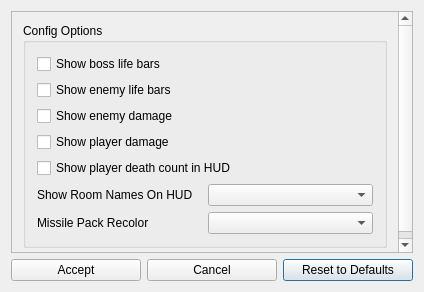
<?xml version="1.0" encoding="UTF-8"?>
<ui version="4.0">
 <class>DreadCosmeticPatchesDialog</class>
 <widget class="QDialog" name="DreadCosmeticPatchesDialog">
  <property name="geometry">
   <rect>
    <x>0</x>
    <y>0</y>
    <width>424</width>
    <height>292</height>
   </rect>
  </property>
  <property name="windowTitle">
   <string>Metroid Dread - Cosmetic Options</string>
  </property>
  <layout class="QGridLayout" name="gridLayout">
   <item row="2" column="2">
    <widget class="QPushButton" name="reset_button">
     <property name="text">
      <string>Reset to Defaults</string>
     </property>
    </widget>
   </item>
   <item row="2" column="0">
    <widget class="QPushButton" name="accept_button">
     <property name="text">
      <string>Accept</string>
     </property>
    </widget>
   </item>
   <item row="2" column="1">
    <widget class="QPushButton" name="cancel_button">
     <property name="text">
      <string>Cancel</string>
     </property>
    </widget>
   </item>
   <item row="1" column="0" colspan="3">
    <widget class="QScrollArea" name="scrollArea">
     <property name="widgetResizable">
      <bool>true</bool>
     </property>
     <widget class="QWidget" name="scroll_area_contents">
      <property name="geometry">
       <rect>
        <x>0</x>
        <y>0</y>
        <width>387</width>
        <height>244</height>
       </rect>
      </property>
      <layout class="QVBoxLayout" name="verticalLayout">
       <item>
        <spacer name="verticalSpacer">
         <property name="orientation">
          <enum>Qt::Vertical</enum>
         </property>
         <property name="sizeHint" stdset="0">
          <size>
           <width>20</width>
           <height>40</height>
          </size>
         </property>
        </spacer>
       </item>
       <item>
        <widget class="QGroupBox" name="game_changes_box">
         <property name="title">
          <string>Config Options</string>
         </property>
         <layout class="QVBoxLayout" name="game_changes_layout">
          <item>
           <widget class="QCheckBox" name="show_boss_life">
            <property name="text">
             <string>Show boss life bars</string>
            </property>
           </widget>
          </item>
          <item>
           <widget class="QCheckBox" name="show_enemy_life">
            <property name="text">
             <string>Show enemy life bars</string>
            </property>
           </widget>
          </item>
          <item>
           <widget class="QCheckBox" name="show_enemy_damage">
            <property name="text">
             <string>Show enemy damage</string>
            </property>
           </widget>
          </item>
          <item>
           <widget class="QCheckBox" name="show_player_damage">
            <property name="text">
             <string>Show player damage</string>
            </property>
           </widget>
          </item>
          <item>
           <widget class="QCheckBox" name="show_death_counter">
            <property name="text">
             <string>Show player death count in HUD</string>
            </property>
           </widget>
          </item>
          <item>
           <layout class="QHBoxLayout" name="show_room_names">
            <item>
             <widget class="QLabel" name="room_names_label">
              <property name="sizePolicy">
               <sizepolicy hsizetype="Preferred" vsizetype="Preferred">
                <horstretch>0</horstretch>
                <verstretch>0</verstretch>
               </sizepolicy>
              </property>
              <property name="text">
               <string>Show Room Names On HUD</string>
              </property>
             </widget>
            </item>
            <item>
             <widget class="QComboBox" name="room_names_dropdown">
              <property name="editable">
               <bool>false</bool>
              </property>
              <property name="currentText">
               <string/>
              </property>
              <property name="placeholderText">
               <string/>
              </property>
             </widget>
            </item>
           </layout>
          </item>
          <item>
           <layout class="QHBoxLayout" name="missile_cosmetic" stretch="0,0">
            <item>
             <widget class="QLabel" name="missile_cosmetic_label">
              <property name="text">
               <string>Missile Pack Recolor</string>
              </property>
             </widget>
            </item>
            <item>
             <widget class="QComboBox" name="missile_cosmetic_dropdown"/>
            </item>
           </layout>
          </item>
         </layout>
        </widget>
       </item>
      </layout>
     </widget>
    </widget>
   </item>
  </layout>
 </widget>
 <layoutdefault spacing="6" margin="11"/>
 <resources/>
 <connections/>
</ui>
